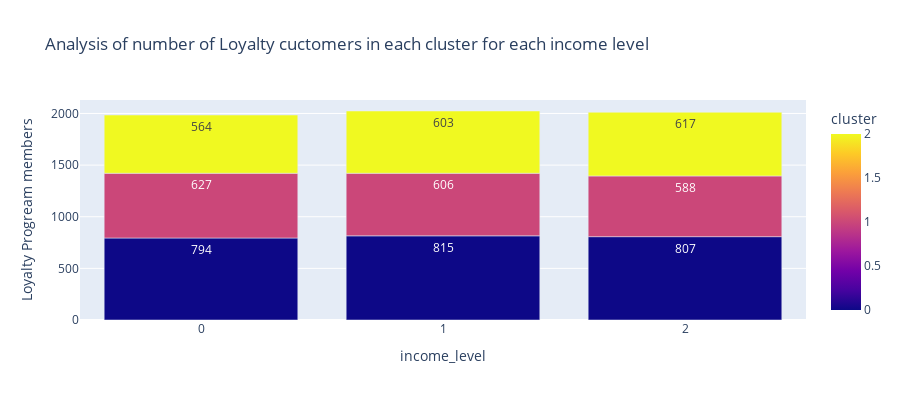

Notebook code for this chart:
### Code cell
import plotly.express as px
fig1 = px.bar(test, y="Loyalty Progream members", x="income_level",
             color='cluster', barmode='group',text = 'Loyalty Progream members', title = 'Analysis of number of Loyalty cuctomers in each cluster for each income level',
             height=400)
fig1.show()

### Figure 1 — Plotly figure (JSON) as saved in the notebook; plotly's stock layout.template omitted (floating-point values rounded to 4 significant figures)
{"data": [{"alignmentgroup": "True", "hovertemplate": "income_level=%{x}<br>Loyalty Progream members=%{text}<br>cluster=%{marker.color}<extra></extra>", "legendgroup": "", "marker": {"color": [0, 0, 0, 1, 1, 1, 2, 2, 2], "coloraxis": "coloraxis", "pattern": {"shape": ""}}, "name": "", "offsetgroup": "", "orientation": "v", "showlegend": false, "text": [794, 815, 807, 627, 606, 588, 564, 603, 617], "textposition": "auto", "type": "bar", "x": [0, 1, 2, 0, 1, 2, 0, 1, 2], "xaxis": "x", "y": [794, 815, 807, 627, 606, 588, 564, 603, 617], "yaxis": "y"}], "layout": {"barmode": "group", "coloraxis": {"colorbar": {"title": {"text": "cluster"}}, "colorscale": [[0, "#0d0887"], [0.1111, "#46039f"], [0.2222, "#7201a8"], [0.3333, "#9c179e"], [0.4444, "#bd3786"], [0.5556, "#d8576b"], [0.6667, "#ed7953"], [0.7778, "#fb9f3a"], [0.8889, "#fdca26"], [1, "#f0f921"]]}, "height": 400, "legend": {"tracegroupgap": 0}, "title": {"text": "Analysis of number of Loyalty cuctomers in each cluster for each income level"}, "xaxis": {"anchor": "y", "domain": [0, 1], "title": {"text": "income_level"}}, "yaxis": {"anchor": "x", "domain": [0, 1], "title": {"text": "Loyalty Progream members"}}}}
